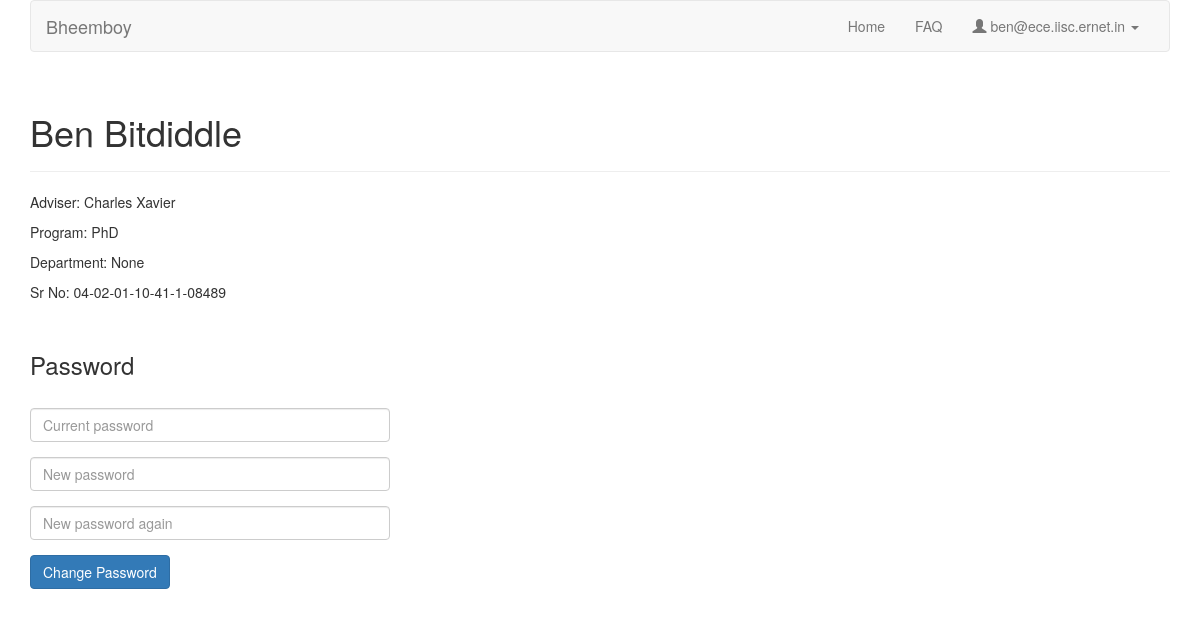
Before: /student/profile/ (signed in) with the older database file.
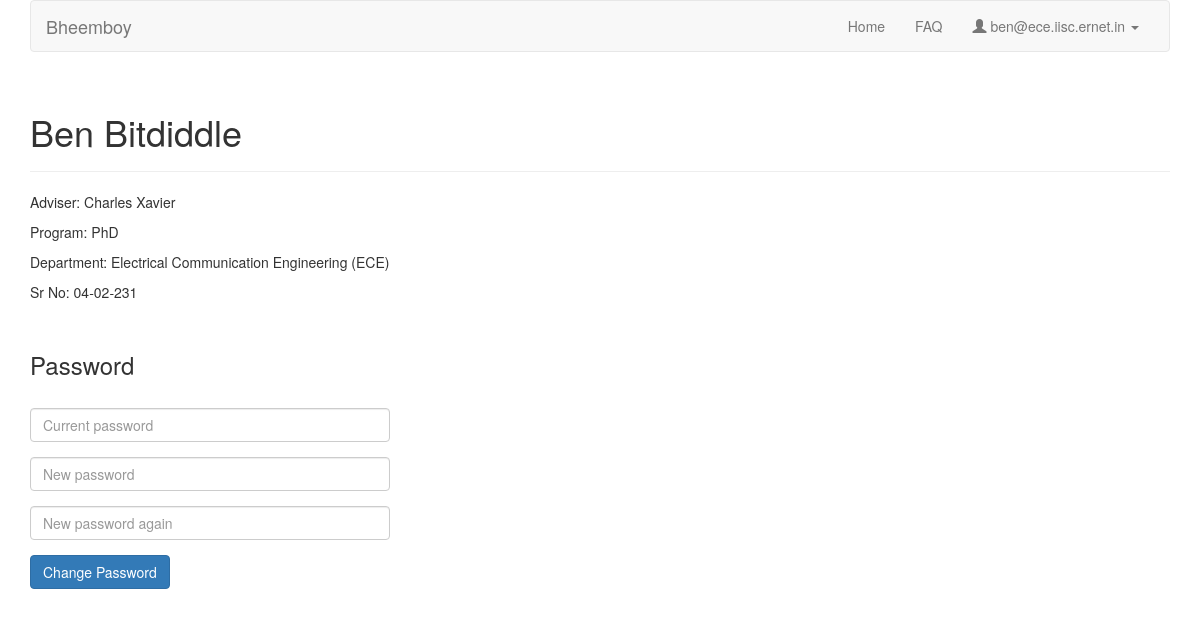
After: the same page with the newer database file.
### coursereg/models.py (models this page shows, shortened)
class User(AbstractBaseUser, PermissionsMixin):
    USER_TYPE_FACULTY = 0
    USER_TYPE_STUDENT = 1
    USER_TYPE_OTHER = 2
    USER_TYPE_DCC = 3
    PROGRAM_OTHER = 0
    PROGRAM_MTECH = 1
    PROGRAM_MSC = 2
    PROGRAM_PHD = 3
    PROGRAM_ME = 4
    PROGRAM_CHOICES = (
        (PROGRAM_OTHER, 'Other'),
        (PROGRAM_MTECH, 'MTech'),
        (PROGRAM_MSC, 'MSc'),
        (PROGRAM_PHD, 'PhD'),
        (PROGRAM_ME, 'ME'),
    )
    email = models.EmailField(max_length=254, unique=True)
    full_name = models.CharField(max_length=250)
    user_type = models.IntegerField(default=USER_TYPE_STUDENT, choices=(
        (USER_TYPE_FACULTY, "Faculty"),
        (USER_TYPE_STUDENT, "Student"),
        (USER_TYPE_OTHER, "Other"),
        (USER_TYPE_DCC, "DCC"),
    ))
    adviser = models.ForeignKey('self', null=True, blank=True, on_delete=models.CASCADE, limit_choices_to={'user_type': USER_TYPE_FACULTY})
    program = models.IntegerField(default=PROGRAM_OTHER, choices=PROGRAM_CHOICES)
    department = models.ForeignKey(Department, on_delete=models.CASCADE, null=True)
    date_joined = models.DateTimeField(default=timezone.now)
    sr_no = models.CharField(max_length=200, default='-')
    is_staff = models.BooleanField(default=False)
    is_active = models.BooleanField(default=True)
    objects = CustomUserManager()
    USERNAME_FIELD = 'email'
    REQUIRED_FIELDS = []

class Department(models.Model):
    name = models.CharField(max_length=100)
    def __unicode__(self):
        return self.name

### coursereg/views/student.py (the view)
# urls.py: url(r'^student/profile/$', views.student.profile, name='student_profile'),
@login_required
def profile(request):
    context = {
		'user_email': request.user.email,
        'user_full_name': request.user.full_name,
        'user_id': request.user.id,
        'adviser_full_name': request.user.adviser.full_name,
        'program': models.User.PROGRAM_CHOICES[request.user.program][1],
        'department': request.user.department,
        'sr_no': request.user.sr_no,
    }
    return render(request, 'coursereg/student_profile.html', context)

### coursereg/templates/coursereg/student_profile.html (shortened to what this page needs)
<!DOCTYPE html>
<html lang="en">
      <head>
        {% load staticfiles %}
        <link href="{% static 'coursereg/css/bootstrap.min.css' %}" rel="stylesheet">
    </head>
    <body>
        <div class="container">
            <nav class="navbar navbar-default">
                <div class="container-fluid">
                    <div class="navbar-header">
                        <a class="navbar-brand" href="{% url 'coursereg:index' %}">Bheemboy</a>
                    </div>
                    <div id="navbar" class="navbar-collapse collapse">
                        <ul class="nav navbar-nav navbar-right">
                            <li><a href="{% url 'coursereg:index' %}">Home</a></li>
                            <li><a href="{% url 'coursereg:student_faq' %}">FAQ</a></li>
                            <li class="dropdown">
                                <a href="#" class="dropdown-toggle" data-toggle="dropdown" role="button" aria-haspopup="true" aria-expanded="false">
                                    <span class="glyphicon glyphicon-user" aria-hidden="true"></span>
                                    {{ user_email }}
                                    <span class="caret"></span>
                                </a>
                            </li>
                        </ul>
                    </div>
                </div>
            </nav>
            <div class="row">
                <div class="col-md-12">
                    <div class="page-header">
                        <h1>{{ user_full_name }}</h1>
                    </div>
                    <p>Adviser: {{ adviser_full_name }}</p>
                    <p>Program: {{ program }}</p>
                    <p>Department: {{ department }}</p>
                    <p>Sr No: {{ sr_no }}</p>
                </div>
            </div>
            <div class="row top-buffer-1">
                <div class="col-md-4">
                    <h3>Password</h3>
                </div>
            </div>
            <div class="row top-buffer-1">
                <div class="col-md-4">
                    <form method="post" action="{% url 'coursereg:change_passwd' %}">
                        <div class="form-group">
                            <input type="password" class="form-control" id="inputPassword" name="passwd" placeholder="Current password">
                        </div>
                        <div class="form-group">
                            <input type="password" class="form-control" id="inputNewPassword" name="newpasswd" placeholder="New password">
                        </div>
                        <div class="form-group">
                            <input type="password" class="form-control" id="inputNewPasswordAgain" name="newpasswd2" placeholder="New password again">
                        </div>
                        <div class="form-group">
                            <button type="submit" class="btn btn-primary">Change Password</button>
                        </div>
                    </form>
                </div>
            </div>
        </div>
    </body>
</html>

Changed rows visible on the page:
changed User "Ben Bitdiddle": sr_no "04-02-01-10-41-1-08489" → "04-02-231"
added Department: name "Electrical Communication Engineering (ECE)"
Other visible differences:
{{ department }}: "None" → (not shown)
